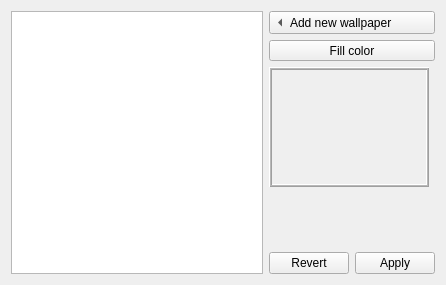
<ui version="4.0" >
 <class>formWallpaper</class>
 <widget class="QWidget" name="formWallpaper" >
  <property name="geometry" >
   <rect>
    <x>0</x>
    <y>0</y>
    <width>446</width>
    <height>285</height>
   </rect>
  </property>
  <property name="windowTitle" >
   <string>Form</string>
  </property>
  <layout class="QVBoxLayout" name="verticalLayout" >
   <item>
    <layout class="QGridLayout" name="gridLayout" >
     <item rowspan="5" row="0" column="0" >
      <widget class="QListWidget" name="wallpaperList" >
       <property name="alternatingRowColors" >
        <bool>true</bool>
       </property>
      </widget>
     </item>
     <item row="0" column="1" colspan="2" >
      <widget class="QToolButton" name="buttonAddNewWallpaper" >
       <property name="sizePolicy" >
        <sizepolicy vsizetype="Fixed" hsizetype="Minimum" >
         <horstretch>0</horstretch>
         <verstretch>0</verstretch>
        </sizepolicy>
       </property>
       <property name="text" >
        <string>Add new wallpaper</string>
       </property>
       <property name="toolButtonStyle" >
        <enum>Qt::ToolButtonTextBesideIcon</enum>
       </property>
       <property name="arrowType" >
        <enum>Qt::LeftArrow</enum>
       </property>
      </widget>
     </item>
     <item row="1" column="1" colspan="2" >
      <widget class="QToolButton" name="buttonSetFillColor" >
       <property name="sizePolicy" >
        <sizepolicy vsizetype="Fixed" hsizetype="Minimum" >
         <horstretch>0</horstretch>
         <verstretch>0</verstretch>
        </sizepolicy>
       </property>
       <property name="text" >
        <string>Fill color</string>
       </property>
      </widget>
     </item>
     <item row="2" column="1" colspan="2" >
      <widget class="QLabel" name="labelWallpaperPreview" >
       <property name="minimumSize" >
        <size>
         <width>160</width>
         <height>120</height>
        </size>
       </property>
       <property name="maximumSize" >
        <size>
         <width>160</width>
         <height>120</height>
        </size>
       </property>
       <property name="frameShape" >
        <enum>QFrame::Box</enum>
       </property>
       <property name="frameShadow" >
        <enum>QFrame::Raised</enum>
       </property>
       <property name="midLineWidth" >
        <number>1</number>
       </property>
       <property name="text" >
        <string/>
       </property>
      </widget>
     </item>
     <item row="3" column="1" colspan="2" >
      <spacer name="verticalSpacer_2" >
       <property name="orientation" >
        <enum>Qt::Vertical</enum>
       </property>
       <property name="sizeHint" stdset="0" >
        <size>
         <width>20</width>
         <height>40</height>
        </size>
       </property>
      </spacer>
     </item>
     <item row="4" column="1" >
      <widget class="QPushButton" name="buttonRevert" >
       <property name="text" >
        <string>Revert</string>
       </property>
      </widget>
     </item>
     <item row="4" column="2" >
      <widget class="QPushButton" name="buttonApply" >
       <property name="text" >
        <string>Apply</string>
       </property>
      </widget>
     </item>
    </layout>
   </item>
  </layout>
 </widget>
 <resources/>
 <connections/>
</ui>
